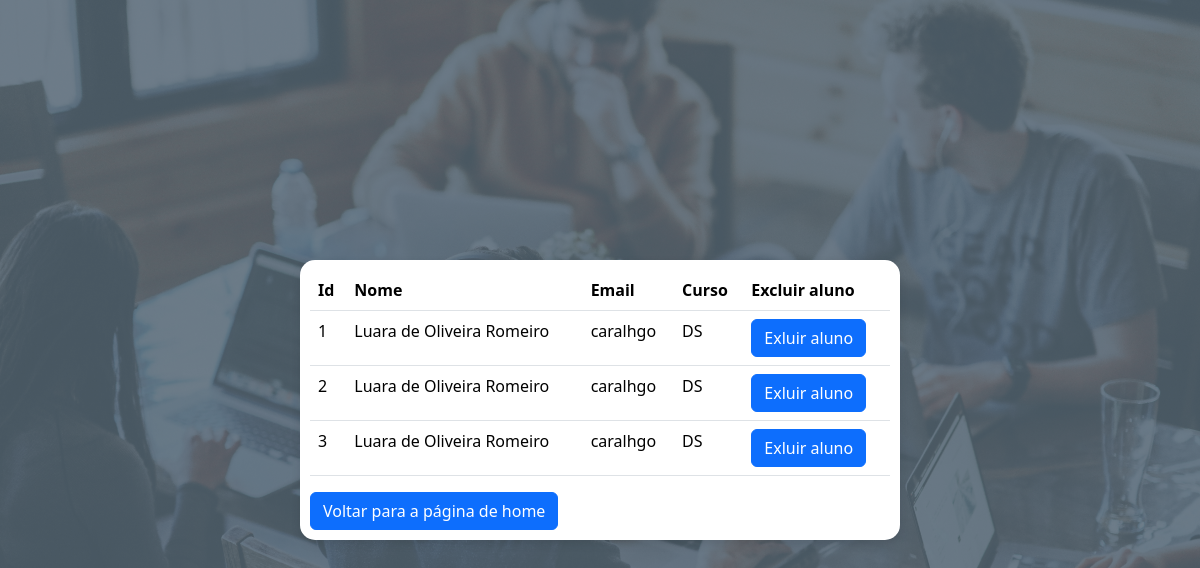
The app's page /views/consultaAlunos.php with its own data.
### tables this page shows
CREATE TABLE `aluno` (
  `nome_alu` text NOT NULL,
  `email_alu` text NOT NULL,
  `curso_alu` text NOT NULL,
  `id_alu` int(11) NOT NULL
);

### views/consultaAlunos.php (the view, shortened to what this page needs)
<?php
$servidor = "localhost";
$usuario = "root";
$senha = "";
$db = "cadastro_cur_alu";
$conexao = mysqli_connect($servidor, $usuario, $senha, $db);
$query = "SELECT * FROM ALUNO";
$consulta = mysqli_query($conexao, $query);
?>
<!DOCTYPE html>
<html lang="en">
<head>
    <link href="https://cdn.jsdelivr.net/npm/bootstrap@5.3.3/dist/css/bootstrap.min.css" rel="stylesheet">
</head>
<body>
  <div class="table-container w-50">
    <table class="table">
  <thead>
    <tr>
      <th scope="col">Id</th>
      <th scope="col">Nome</th>
      <th scope="col">Email</th>
      <th scope="col">Curso</th>
      <th scope="col">Excluir aluno</th>
    </tr>
  </thead>
  <tbody>
    <?php if($consulta){
        while($linha = mysqli_fetch_array($consulta)){
                    echo "<tr>";
                    echo "<td>" . htmlspecialchars($linha['id_alu']) . "</td>";
                    echo "<td>" . htmlspecialchars($linha['nome_alu']) . "</td>";
                    echo "<td>" . htmlspecialchars($linha['email_alu']) . "</td>";
                    echo "<td>" . htmlspecialchars($linha['curso_alu']) . "</td>";
                    echo "<td> <a class=\"text-white text-decoration-none\" href=\"../deletar_aluno.php?id=" . htmlspecialchars($linha['id_alu']) . "\"><button class=\"btn btn-primary\"> Exluir aluno </button></a> </td>";
                    echo "</tr>";
        }
    } else {
        echo "ocorreu um erro terrivel";
    }; ?>
  </tbody>
</table>
<a href="./mainPage.php" class="text-light text-decoration-none"><button class="btn btn-primary">Voltar para a página de home</button></a></div>
</body>
</html>

### views/consultaAlunos.php (style rules this page uses)
body { background-image: url('../assets/fundo.png'); background-size: cover; display: flex; align-items: center; height: 100vh; }
.table-container { margin: 80px auto; padding: 10px; background-color: #fff; border-radius: 15px !important; box-shadow: 0px 4px 10px rgba(0, 0, 0, 0.1); }

### records on screen
aluno: id_alu "1", nome_alu "Luara de Oliveira Romeiro", email_alu "caralhgo", curso_alu "DS"
aluno: id_alu "2", nome_alu "Luara de Oliveira Romeiro", email_alu "caralhgo", curso_alu "DS"
aluno: id_alu "3", nome_alu "Luara de Oliveira Romeiro", email_alu "caralhgo", curso_alu "DS"
